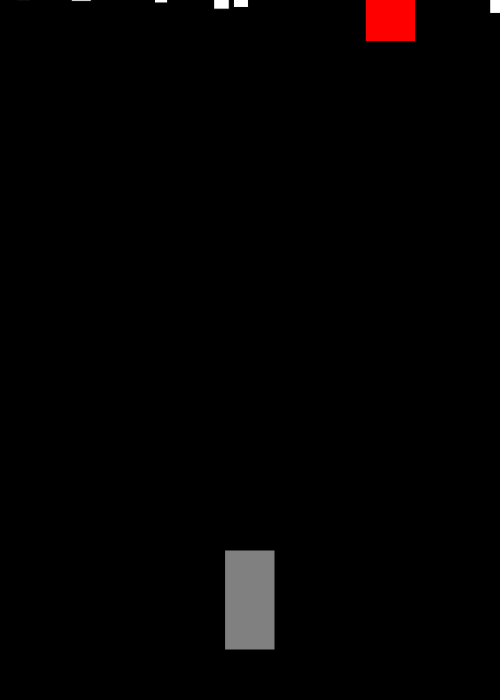
Frame 1 (no input)
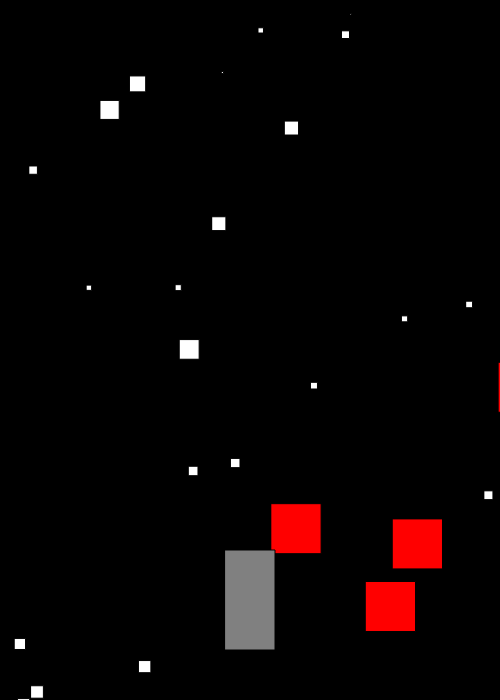
Frame 60 (no input)
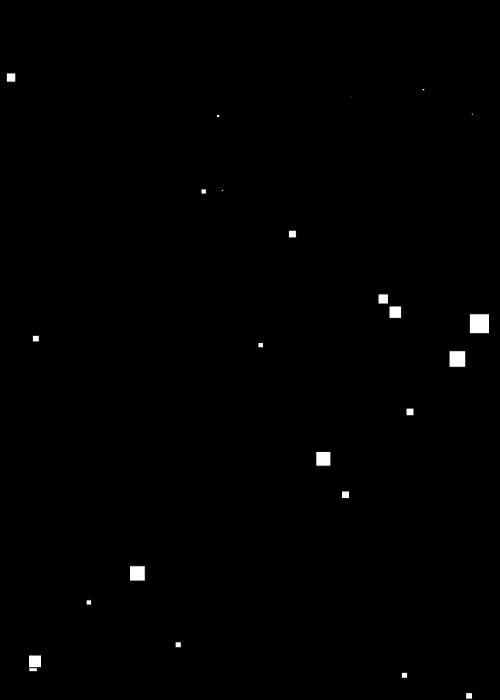
Frame 120 (the mouse pressed at the canvas centre since frame 60)

The p5.js sketch that drew these frames (run headless with seeded random() and noise() and a simulated clock; from frame 60 on, the mouse is pressed at the canvas centre):

// p5.js sketch
// ── sketch.js
var game_over = 0;
var rocket;
var stars = [];
var asteroids = [];

function setup() { 
  createCanvas(500, 700);
  rocket = new Rocket();
  for (i = 0; i <= 25; i++)
    stars.push(new Star());
  for (i = 0; i <= 10; i++)
    asteroids.push(new Asteroid());
} 

function draw() { 
  background("black");
  for (i = 0; i < stars.length; i++) {
    stars[i].show();
    stars[i].drop();
  }
  if (game_over == 0) {
    for (i = 0; i < asteroids.length; i++) {
      asteroids[i].show();
      asteroids[i].drop();
    }
    rocket.show();
    rocket.move();
  } 
}

function keyPressed() {
  if (keyCode === LEFT_ARROW && rocket.dir >= -2) {
    rocket.dir -= 1;
  } else if (keyCode === RIGHT_ARROW && rocket.dir <= 2) {
    rocket.dir += 1;
  }
}

function Asteroid() {
  this.x = random(500);
  this.y = -1 * random(2800);

  this.show = function() {
    fill("red");
    rect(this.x, this.y, 50, 50);
  }

  this.drop = function() {
    if (this.y >= 500 && this.y <= 650 &&
      this.x >= rocket.abs_x - 50 && this.x <= rocket.abs_x + 50)
      game_over = 1;
    this.y += 10;
    if (this.y > 700) {
      this.x = random(500);
      this.y = -1 * random(2800);
    }
  }
}

function Star() {
  this.y = -1 * random(100);
  this.x = random(500);
  this.size = random(20);

  this.show = function() {
    fill("white");
    rect(this.x, this.y, this.size, this.size);
  }

  this.drop = function() {
    this.y += this.size;
    if (this.y > 700) {
      this.y = -1 * random(100);
      this.x = random(500);
      this.size = random(20);
    }
  }
}

function Rocket() {
  this.abs_x = 0
  this.x = 0;
  this.dir = 0;

  this.show = function() {
    this.abs_x = 225 + this.x;
    fill("grey");
    rect(this.abs_x, 550, 50, 100);
  }

  this.move = function() {
    if (this.x < -225)
      this.x = 225;
    else if (this.x > 225)
      this.x = -225;
    this.x += 5 * this.dir;
  }
}
